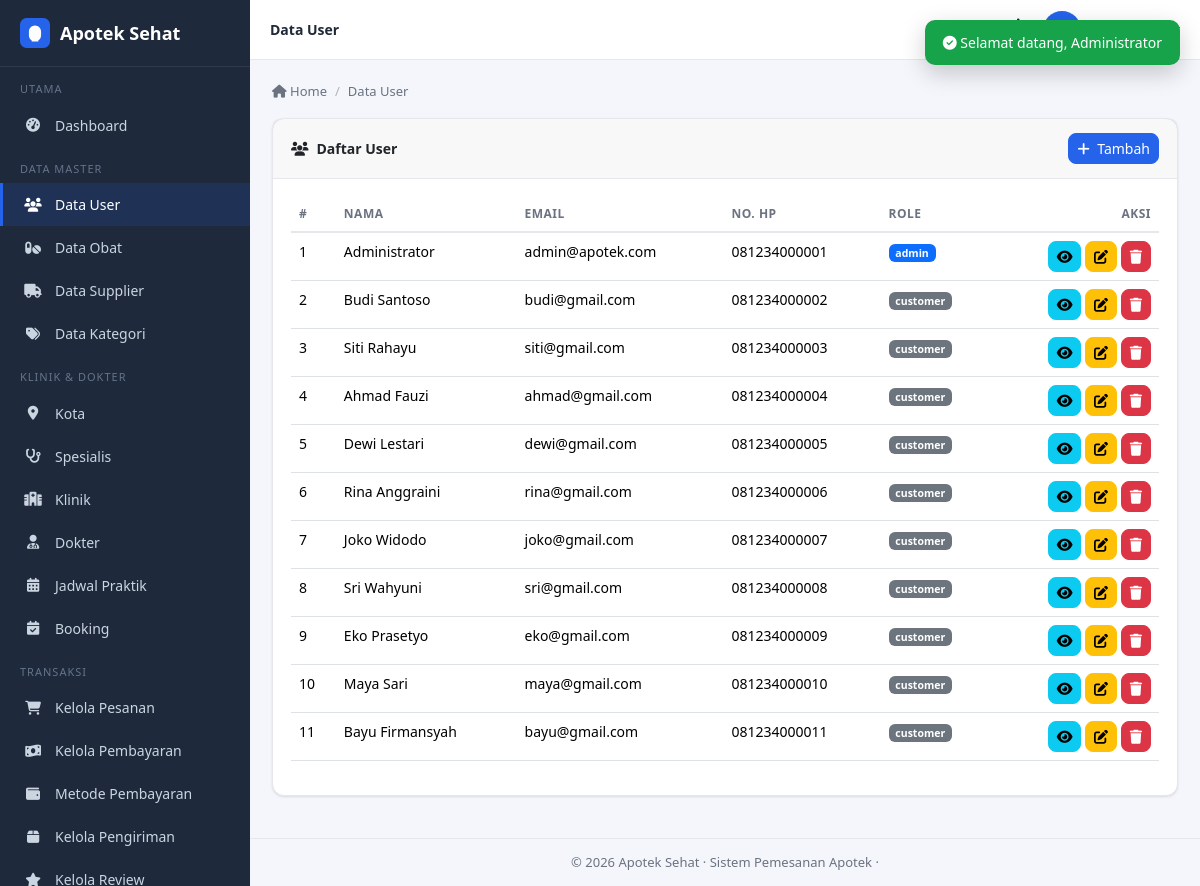
Screenshot of /admin/user/index.php (signed in) with the database file from the repository.
### tables this page shows
CREATE TABLE IF NOT EXISTS users (
  id_user    INT(11) UNSIGNED NOT NULL AUTO_INCREMENT,
  nama       VARCHAR(100) NOT NULL,
  email      VARCHAR(100) NOT NULL,
  password   VARCHAR(255) NOT NULL,
  no_hp      VARCHAR(20)  DEFAULT NULL,
  alamat     TEXT         DEFAULT NULL,
  role       ENUM('admin','customer') NOT NULL DEFAULT 'customer',
  created_at DATETIME     NOT NULL DEFAULT CURRENT_TIMESTAMP,
  PRIMARY KEY (id_user),
  UNIQUE KEY unik_email (email)
);

### functions/functions.php (called while the page is built, shortened)
<?php
function csrf_token() {
    return $_SESSION['csrf'];
}
function e($str) {
    return htmlspecialchars((string)($str ?? ''), ENT_QUOTES, 'UTF-8');
}

### admin/user/index.php (the view, shortened to what this page needs)
<?php
require_once '../../config/koneksi.php';
$users = $pdo->query("SELECT * FROM users ORDER BY id_user")->fetchAll();
require_once '../../includes/header_admin.php';
?>
<div class="card">
    <div class="card-header">
        <span><i class="fas fa-users me-2"></i>Daftar User</span>
        <button class="btn btn-sm btn-primary" data-bs-toggle="modal" data-bs-target="#modalForm"><i class="fas fa-plus me-1"></i> Tambah</button>
    </div>
    <div class="card-body">
        <table id="table" class="table table-hover" style="width:100%">
            <thead><tr><th>#</th><th>Nama</th><th>Email</th><th>No. HP</th><th>Role</th><th class="text-end">Aksi</th></tr></thead>
            <tbody>
            <?php foreach ($users as $i => $u): ?>
                <tr>
                    <td><?= $i + 1 ?></td>
                    <td><?= e($u['nama']) ?></td>
                    <td><?= e($u['email']) ?></td>
                    <td><?= e($u['no_hp']) ?></td>
                    <td><span class="badge bg-<?= $u['role'] === 'admin' ? 'primary' : 'secondary' ?>"><?= e($u['role']) ?></span></td>
                    <td class="text-end">
                        <button class="btn btn-sm btn-info" data-bs-toggle="modal" data-bs-target="#modalDetail"
                            data-nama="<?= e($u['nama']) ?>" data-email="<?= e($u['email']) ?>" data-hp="<?= e($u['no_hp']) ?>" data-alamat="<?= e($u['alamat']) ?>" data-role="<?= e($u['role']) ?>" data-created="<?= e($u['created_at']) ?>"><i class="fas fa-eye"></i></button>
                        <button class="btn btn-sm btn-warning" data-bs-toggle="modal" data-bs-target="#modalForm"
                            data-id="<?= $u['id_user'] ?>" data-nama="<?= e($u['nama']) ?>" data-email="<?= e($u['email']) ?>" data-hp="<?= e($u['no_hp']) ?>" data-alamat="<?= e($u['alamat']) ?>" data-role="<?= e($u['role']) ?>"><i class="fas fa-edit"></i></button>
                        <a href="?hapus=<?= $u['id_user'] ?>&csrf_token=<?= csrf_token() ?>" class="btn btn-sm btn-danger" onclick="konfirmHapus(this.href,'Hapus user ini?');return false;"><i class="fas fa-trash"></i></a>
                    </td>
                </tr>
            <?php endforeach; ?>
            </tbody>
        </table>
    </div>
</div>
<?php
require_once '../../includes/footer_admin.php';

### assets/css/style.css (style rules this page uses)
:root { --primary: #2563eb; --primary-dark: #1d4ed8; --primary-light: #dbeafe; --bg: #f4f6fb; --surface: #ffffff; --text: #1f2937; --text-muted: #6b7280; --border: #e5e7eb; --sidebar-bg: #1e293b; --sidebar-text: #cbd5e1; --success: #16a34a; --danger: #dc2626; --warning: #f59e0b; --info: #0ea5e9; --shadow: 0 1px 3px rgba(0,0,0,.08), 0 1px 2px rgba(0,0,0,.04); --radius: 12px; }
* { box-sizing: border-box; }
body { background: var(--bg); color: var(--text); font-family: 'Segoe UI', system-ui, -apple-system, sans-serif; margin: 0; font-size: 14px; }
a { text-decoration: none; color: var(--primary); }
.table td, .table th { white-space: normal; overflow-wrap: anywhere; word-break: break-word; }
.card, .card-body, .card-header, .alert, .modal-body, .modal-header, .modal-footer, .dropdown-menu, .dropdown-item { overflow-wrap: anywhere; word-break: break-word; }
.card { background: var(--surface); border: 1px solid var(--border); border-radius: var(--radius); box-shadow: var(--shadow); margin-bottom: 20px; }
.card-header { padding: 14px 18px; border-bottom: 1px solid var(--border); font-weight: 600; display: flex; justify-content: space-between; align-items: center; }
.card-body { padding: 18px; }
.btn-primary, .btn-success, .btn-danger, .btn-warning, .btn-info, .btn-secondary, .btn-outline-primary { border-radius: 8px; font-size: 14px; }
.btn-primary { background: var(--primary); border-color: var(--primary); }
.table { color: var(--text); }
.table > :not(caption) > * > * { background: transparent; }
.table thead th { border-bottom: 2px solid var(--border); font-size: 12px; text-transform: uppercase; letter-spacing: .5px; color: var(--text-muted); }

### rows the page displays
users: nama "Administrator", email "admin@apotek.com", no_hp "081234000001", role "admin"
users: nama "Budi Santoso", email "budi@gmail.com", no_hp "081234000002", role "customer"
users: nama "Siti Rahayu", email "siti@gmail.com", no_hp "081234000003", role "customer"
users: nama "Ahmad Fauzi", email "ahmad@gmail.com", no_hp "081234000004", role "customer"
users: nama "Dewi Lestari", email "dewi@gmail.com", no_hp "081234000005", role "customer"
users: nama "Rina Anggraini", email "rina@gmail.com", no_hp "081234000006", role "customer"
users: nama "Joko Widodo", email "joko@gmail.com", no_hp "081234000007", role "customer"
users: nama "Sri Wahyuni", email "sri@gmail.com", no_hp "081234000008", role "customer"
users: nama "Eko Prasetyo", email "eko@gmail.com", no_hp "081234000009", role "customer"
users: nama "Maya Sari", email "maya@gmail.com", no_hp "081234000010", role "customer"
users: nama "Bayu Firmansyah", email "bayu@gmail.com", no_hp "081234000011", role "customer"

### other values shown
$page_title "Data User"
